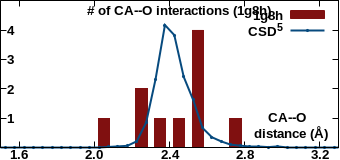

The gnuplot source for this figure:
set encoding iso_8859_1
set terminal pngcairo transparent enhanced size 340, 160 font "Arial Bold,10"
set output "neighborhood_temp2/1g8h/CA--O.png"
set lmargin at screen 0.00
set bmargin at screen 0.08
set rmargin at screen 0.995
set tmargin at screen 1.00
set xrange [1.5:3.3]
set format x "%3.1f"
set xtics 1.6,0.4,3.2
set xtics offset 0,graph 0.065
set yrange [0:1012.8]
unset ytics
set y2range [0:5]
set y2tics 1,1,4
set y2tics offset -49,graph 0.00
set y2tics mirror
set view 80,45
set key top right
set boxwidth 0.06
set style fill solid 1.0
set xlabel "CA--O \n distance (\305)" offset 17,4.4
set y2label "# of CA--O interactions (1g8h)" offset -40,4 rotate by 0
plot "-" using ($1+0.05):2 with boxes lc rgb "#801010" axis x1y2 title "1g8h", \
     "neighborhood_temp2/csd_metal_distances/CA--O.csv" using ($1+0.025):2 with linespoints linewidth 2 pointtype 7 pointsize 0.2 lc rgb "#074a7e" title "CSD^{5}" axis x1y1
2	1
2.2	2
2.3	1
2.4	1
2.5	4
2.7	1
e
